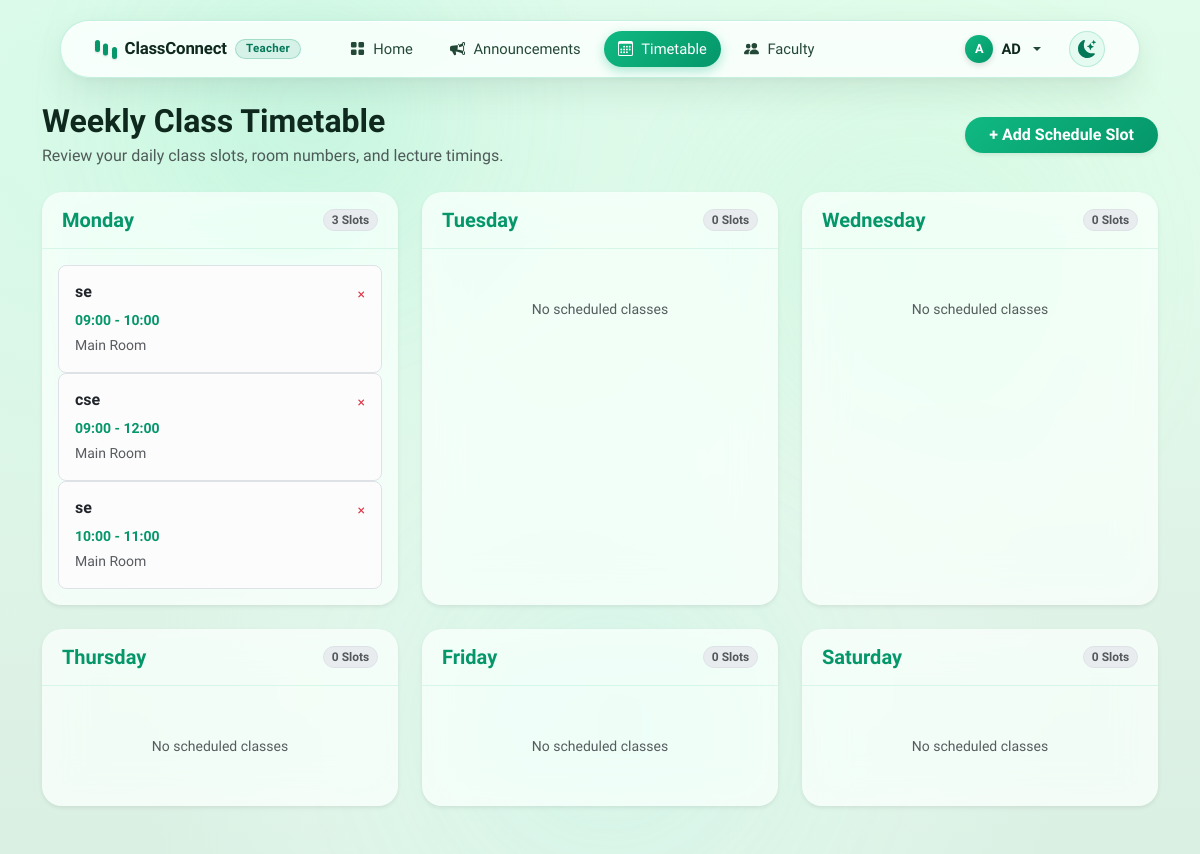
/timetable (signed in), run on the app's committed database.
### tables this page shows
CREATE TABLE timetable (
    id INTEGER PRIMARY KEY AUTOINCREMENT,
    class_id INTEGER NOT NULL,
    day_of_week TEXT NOT NULL,
    start_time TEXT NOT NULL,
    end_time TEXT NOT NULL,
    room_override TEXT,
    FOREIGN KEY(class_id) REFERENCES classes(id)
);

CREATE TABLE classes (
    id INTEGER PRIMARY KEY AUTOINCREMENT,
    name TEXT NOT NULL,
    teacher_id INTEGER NOT NULL,
    join_code TEXT NOT NULL UNIQUE, subject TEXT, semester TEXT, academic_year TEXT, created_at TEXT, section TEXT, room TEXT,
    FOREIGN KEY(teacher_id) REFERENCES users(id)
);

### app.py (the view, shortened to what this page needs)
@app.route("/timetable")
@login_required
def timetable_view():
    days = ["Monday", "Tuesday", "Wednesday", "Thursday", "Friday", "Saturday"]
    if session["role"] == "teacher":
        classes = db.execute("SELECT * FROM classes WHERE teacher_id = ? ORDER BY name ASC", session["user_id"])
        slots = db.execute("""
            SELECT timetable.*, classes.name AS class_name, classes.subject, classes.room
            FROM timetable
            JOIN classes ON timetable.class_id = classes.id
            WHERE classes.teacher_id = ?
            ORDER BY timetable.start_time ASC
        """, session["user_id"])
    timetable_by_day = {day: [] for day in days}
    for s in slots:
        if s["day_of_week"] in timetable_by_day:
            timetable_by_day[s["day_of_week"]].append(s)
    return render_template("timetable.html",
                           days=days,
                           timetable_by_day=timetable_by_day,
                           classes=classes)

### app.py (called while the page is built)
@app.after_request
def after_request(response):
    response.headers["Cache-Control"] = "no-cache, no-store, must-revalidate"
    response.headers["Expires"] = 0
    response.headers["Pragma"] = "no-cache"
    return response

def login_required(f):
    @wraps(f)
    def decorated_function(*args, **kwargs):
        if session.get("user_id") is None:
            return redirect("/login")
        return f(*args, **kwargs)
    return decorated_function

### templates/timetable.html (shortened to what this page needs)
{% extends "layout.html" %}
{% block content %}
<div class="d-flex flex-wrap justify-content-between align-items-center mb-4 gap-3">
    <div>
        <h2 class="fw-bold mb-1">Weekly Class Timetable</h2>
        <p class="text-muted mb-0">Review your daily class slots, room numbers, and lecture timings.</p>
    </div>
    {% if session.role == 'teacher' and classes %}
    <button type="button" class="btn btn-capsule-emerald px-4 shadow-sm" data-bs-toggle="modal" data-bs-target="#addGlobalSlotModal">
        + Add Schedule Slot
    </button>
    {% endif %}
</div>
<div class="row g-4">
    {% for day in days %}
    <div class="col-lg-4 col-md-6">
        <div class="card shadow-sm border-0 h-100">
            <div class="card-header bg-transparent d-flex justify-content-between align-items-center py-3 border-bottom">
                <h5 class="fw-bold mb-0 text-emerald">{{ day }}</h5>
                <span class="badge bg-body-secondary text-muted border rounded-pill">{{ timetable_by_day[day]|length }} Slots</span>
            </div>
            <div class="card-body p-3">
                {% if timetable_by_day[day] %}
                <div class="d-flex flex-column gap-2.5">
                    {% for slot in timetable_by_day[day] %}
                    <div class="p-3 rounded-3 bg-light-subtle border hover-shadow position-relative">
                        <div class="d-flex justify-content-between align-items-start mb-1">
                            <div>
                                <h6 class="fw-bold mb-0 text-body">
                                    <a href="/class/{{ slot.class_id }}" class="text-body text-decoration-none">{{ slot.class_name }}</a>
                                </h6>
                            </div>
                            {% if session.role == 'teacher' %}
                            <form action="/timetable/delete/{{ slot.id }}" method="post" onsubmit="return confirm('Remove this schedule slot?');">
                                <button type="submit" class="btn btn-sm text-danger border-0 p-0" title="Delete slot">&times;</button>
                            </form>
                            {% endif %}
                        </div>
                        <div class="text-emerald fw-semibold small mb-1">{{ slot.start_time }} - {{ slot.end_time }}</div>
                        <div class="text-muted small">{{ slot.room_override or slot.room or 'Main Room' }}</div>
                    </div>
                    {% endfor %}
                </div>
                {% else %}
                <div class="text-center text-muted p-4 my-2">
                    <small>No scheduled classes</small>
                </div>
                {% endif %}
            </div>
        </div>
    </div>
    {% endfor %}
</div>
{% endblock %}

### static/css/style.css (style rules this page uses)
:root { --primary-emerald: #059669; --primary-emerald-hover: #047857; --primary-emerald-light: #10b981; --primary-emerald-glow: rgba(16, 185, 129, 0.35); --accent-mint: #34d399; --accent-sage: #6ee7b7; --accent-tint: rgba(16, 185, 129, 0.12); --bg-page-light: #eaf6ee; --bg-page-gradient: radial-gradient(at 15% 15%, rgba(209, 250, 229, 0.85) 0px, transparent 55%), radial-gradient(at 85% 10%, rgba(220, 252, 231, 0.9) 0px, transparent 50%), radial-gradient(at 50% 85%, rgba(236, 253, 245, 0.8) 0px, transparent 55%), linear-gradient(180deg, #ecfbf2 0%, #e2f4e9 50%, #daf0e3 100%); --glass-card-bg: rgba(255, 255, 255, 0.72); --glass-card-border: rgba(255, 255, 255, 0.85); --glass-card-border-alt: rgba(16, 185, 129, 0.18); --glass-shadow: 0 12px 36px -6px rgba(16, 55, 36, 0.08), 0 2px 6px rgba(0, 0, 0, 0.02); --glass-inner-highlight: inset 0 1px 1px 0 rgba(255, 255, 255, 0.95); --glass-blur: blur(20px) saturate(180%); --text-primary: #0f291e; --text-secondary: #355a4a; --text-muted: #5c7e70; --capsule-nav-bg: rgba(255, 255, 255, 0.84); --capsule-nav-border: rgba(16, 185, 129, 0.22); --capsule-nav-shadow: 0 14px 38px -6px rgba(16, 55, 36, 0.12), 0 2px 8px rgba(0, 0, 0, 0.04), inset 0 1px 1px 0 rgba(255, 255, 255, 0.95); --capsule-brand-color: #0f291e; --capsule-bar-bg: #059669; --capsule-role-bg: rgba(5, 150, 105, 0.12); --capsule-role-border: rgba(5, 150, 105, 0.25); --capsule-role-color: #047857; --capsule-link-color: #244837; --capsule-link-hover-color: #047857; --capsule-link-hover-bg: rgba(16, 185, 129, 0.12); --capsule-btn-light-bg: rgba(16, 185, 129, 0.08); --capsule-btn-light-color: #0f291e; --capsule-btn-light-border: rgba(16, 185, 129, 0.22); --capsule-toggle-bg: rgba(16, 185, 129, 0.08); --capsule-toggle-border: rgba(16, 185, 129, 0.22); --capsule-toggle-color: #047857; --capsule-mobile-collapse-bg: rgba(255, 255, 255, 0.96); --capsule-mobile-collapse-border: rgba(16, 185, 129, 0.2); --transition-smooth: all 0.28s cubic-bezier(0.16, 1, 0.3, 1); }
body.apple-glass-theme { background: var(--bg-page-gradient); background-color: var(--bg-page-light); background-attachment: fixed; color: var(--text-primary); font-family: 'Plus Jakarta Sans', 'Inter', -apple-system, BlinkMacSystemFont, "Segoe UI", Roboto, sans-serif; min-height: 100vh; margin: 0; padding: 0; -webkit-font-smoothing: antialiased; -moz-osx-font-smoothing: grayscale; transition: background var(--transition-smooth), color var(--transition-smooth); position: relative; overflow-x: hidden; }
.btn-capsule-emerald { background: linear-gradient(135deg, #10b981, #059669); color: #ffffff !important; border: none; border-radius: 9999px; font-weight: 600; box-shadow: 0 4px 12px var(--primary-emerald-glow); transition: var(--transition-smooth); }
.card { background: var(--glass-card-bg); backdrop-filter: var(--glass-blur); -webkit-backdrop-filter: var(--glass-blur); border: 1px solid var(--glass-card-border); border-radius: 20px; box-shadow: var(--glass-shadow), var(--glass-inner-highlight); transition: var(--transition-smooth); color: var(--text-primary); }
.card-header { background: transparent !important; border-bottom: 1px solid rgba(16, 185, 129, 0.12) !important; padding: 1rem 1.25rem; font-weight: 700; }
.text-emerald { color: var(--primary-emerald) !important; }

### data on the page
timetable: class_name "se", start_time "09:00", end_time "10:00", room_override "Main Room"
timetable: class_name "cse", start_time "09:00", end_time "12:00", room_override "Main Room"
timetable: class_name "se", start_time "10:00", end_time "11:00", room_override "Main Room"

### other printed values
{{ session.get('role') }} "Teacher"
{{ session.get('username')[0]|upper }} "A"
{{ session.get('username') }} "AD"
{{ day }} "Monday" "Tuesday" "Wednesday" "Thursday" "Friday" "Saturday"
{{ timetable_by_day[day]|length }} "3" "0" "0" "0" "0" "0"
